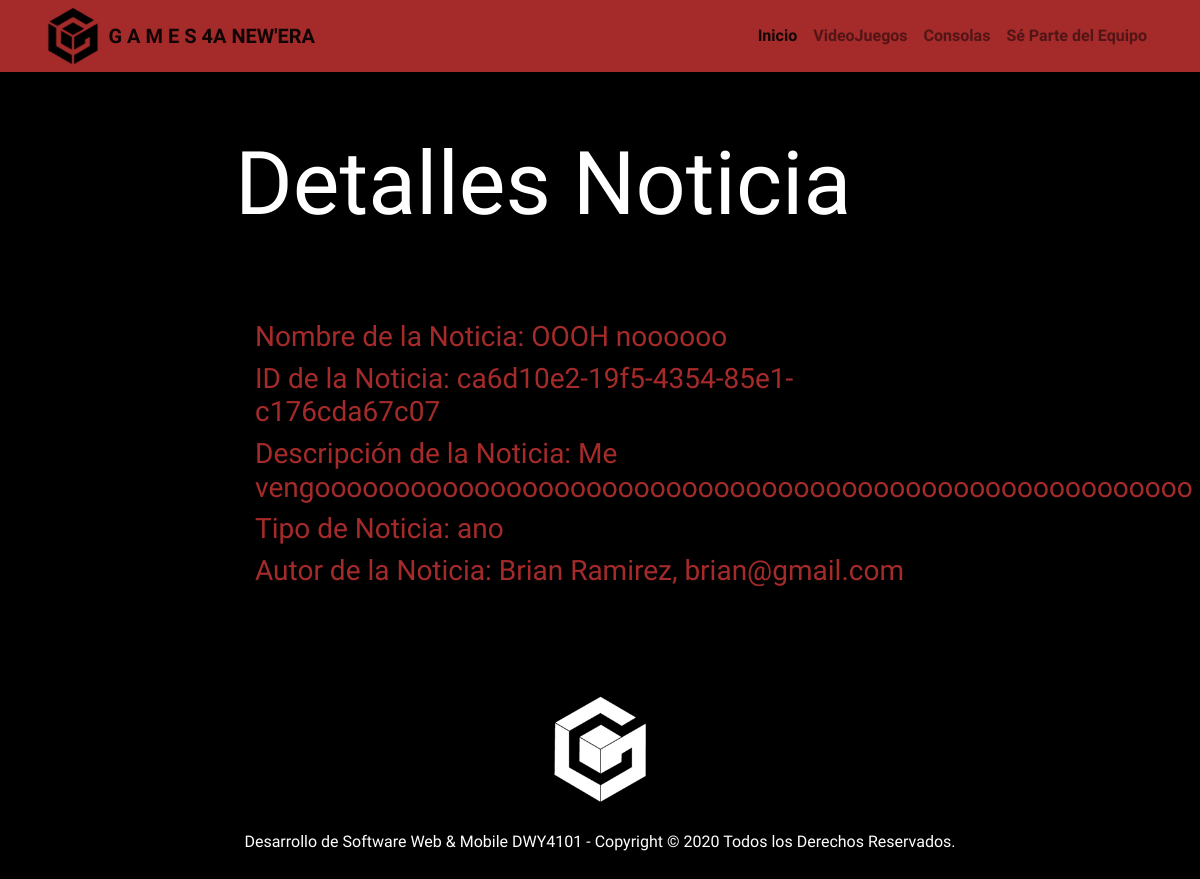
Page /access/noticia/ca6d10e219f5435485e1c176cda67c07/ (signed in) on the committed database.
### Admin_Noticias/models.py (models this page shows, shortened)
class Noticia(models.Model):
    id_noticia = models.UUIDField(primary_key = True, default = uuid.uuid4, help_text = 'Indique el ID de la Noticia')
    titulo = models.CharField(max_length = 50, help_text='Indique el titular de la noticia')
    descripcion = models.TextField(max_length = 100, help_text='Agrege una pequeña descripción de la noticia')
    tipo_de_noticia = models.CharField(max_length = 50, null = True ,help_text='Debe indicar el tipo de noticia, por ejemplo novedad, popular etc.')
    autor = models.ForeignKey(Autor, on_delete = models.SET_NULL, null= True)

class Autor(models.Model):
    id_autor = models.UUIDField(primary_key = True, default = uuid.uuid4, help_text = 'Indique el ID del Autor de noticia')
    nom_autor = models.CharField(max_length = 25, help_text='Indique el nombre del Autor')
    educacion =  models.ForeignKey('NivelEducacional', on_delete = models.SET_NULL, null= True, blank=True, help_text='Indique el nivel de estudios de Autor')
    numero = models.IntegerField(blank = True, null = True, help_text='Indique el número de contacto del Autor')
    correo = models.EmailField(max_length = 50, error_messages = {"Error": "Digite un formato válido!"}, help_text='Indique el correo del Autor')
    def __str__(self):
        return f'{self.nom_autor}, {str(self.correo)}'

### Admin_Noticias/views.py (the view)
# urls.py: path('noticia/<str:pk>/', views.NoticiaDetailView.as_view(), name='noticia_detail'),
class NoticiaDetailView(generic.DetailView):
    model = Noticia

### Admin_Noticias/templates/admin_noticias/noticia_detail.html (shortened to what this page needs)
{% extends "base_generic.html" %}
{% block content %}
{% if user.is_authenticated  %}{% if user.is_staff %}
<div class="container">
    <div class="row justify-content-center">
        <div class="col-md-8">
            <h1 class="display-2" style="margin-top: 18%;">Detalles Noticia</h1>
            <form action="" method="POST">
                <div class="card-body">
                    <div class="form-group">
                        <label class="h3" style="margin-top: 8%;" for="formGroupExampleInput">Nombre de la Noticia: {{noticia.titulo}}</label>
                        <label class="h3" for="formGroupExampleInput">ID de la Noticia: {{noticia.id_noticia}}</label>
                        <label class="h3" for="formGroupExampleInput">Descripción de la Noticia: {{noticia.descripcion}}</label>
                        <label class="h3" for="formGroupExampleInput">Tipo de Noticia: {{noticia.tipo_de_noticia}}</label><br>
                        <label class="h3" style="margin-bottom: 10%;" for="formGroupExampleInput">Autor de la Noticia: {{noticia.autor}}</label>
                    </div>
                </div>
            </form>
        </div>
    </div>
</div>
{% endif %}
{% endif %}
{% endblock %}

### Admin_Noticias/static/css/main.css (style rules this page uses)
body { font-family: 'Kumbh Sans', sans-serif; background: #000000; color: #ffffff; }
label { color: brown; }

### rows in the picture
Noticia: titulo "OOOH noooooo", id_noticia "ca6d10e2-19f5-4354-85e1-c176cda67c07", descripcion "Me vengooooooooooooooooooooooooooooooooooooooooooooooooooooooo", tipo_de_noticia "ano", autor "Brian Ramirez, brian@gmail.com"
